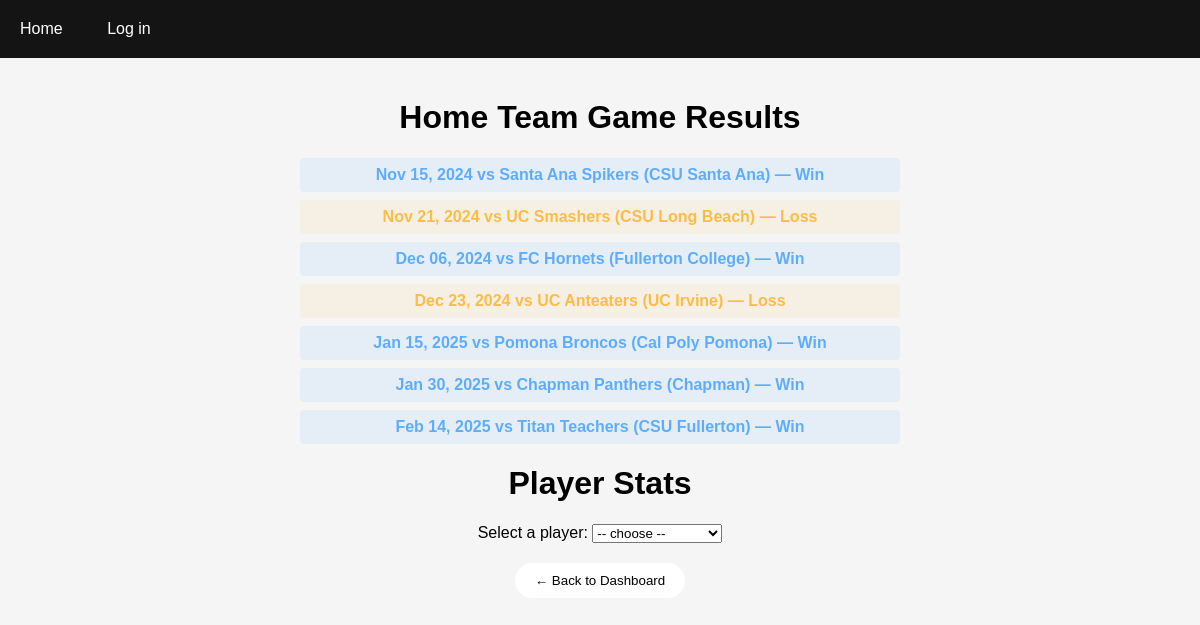
The page / on the database its author committed.
### tables this page shows
CREATE TABLE GameStats (
    gameID INT(10) UNSIGNED NOT NULL PRIMARY KEY AUTO_INCREMENT,
    teamID INT(10) UNSIGNED NOT NULL,
    opponentID INT(10) UNSIGNED NOT NULL,
    gameDate DATE NOT NULL,
    result VARchar(100) NOT NULL,

    FOREIGN KEY (teamID) REFERENCES HomeTeam(teamID) ON DELETE CASCADE,
    FOREIGN KEY (opponentID) REFERENCES OpponentTeam(opponentID) ON DELETE CASCADE
);

CREATE TABLE OpponentTeam (
    opponentID INT(10) UNSIGNED NOT NULL PRIMARY KEY AUTO_INCREMENT,
    teamName VARCHAR(100) NOT NULL,
    schoolName VARCHAR(100) NOT NULL
);

### components/viewGameData.php (the view, shortened to what this page needs)
<?php
$databaseConnect = new mysqli(DB_HOST, USER_NAME, USER_PASS, DB_NAME);
$homeTeamID = 1;
$sqlGames = "
    SELECT g.gameID, g.gameDate, o.teamName, o.schoolName, g.result
    FROM GameStats g
    JOIN OpponentTeam o ON g.opponentID = o.opponentID
    WHERE g.teamID = ?
    ORDER BY g.gameDate ASC
";
$stmt = $databaseConnect->prepare($sqlGames);
$stmt->bind_param('i', $homeTeamID);
$stmt->execute();
$games = $stmt->get_result()->fetch_all(MYSQLI_ASSOC);
$query = '
SELECT *
FROM SetStats
ORDER BY gameID ASC
';
$stmt = $databaseConnect->prepare($query);
$stmt->execute();
$result = $stmt->get_result();
$sets = $result->fetch_all();
$setObj = (object)[];
foreach($sets as $set) {
   $setData = (object)[
      'setNumber' => $set[1],
      'setTimeMins' => $set[2],
      'setTimeSecs' => $set[3],
      'homeScore' => $set[4],
      'oppScore' => $set[5],
    ];
  $gameID = $set[0];
  if (!isset($setObj->$gameID)) {
    $setObj->$gameID = array($setData);
  } else {
    array_push($setObj->$gameID, $setData);
  }
}
?>
<!DOCTYPE html>
<html lang="en">
<head>
</head>
<body>
  <div class="content">
    <h1>Home Team Game Results</h1>
    <?php if (empty($games)): ?>
      <p>No games found.</p>
    <?php else: ?>
      <ul class="game-list">
        <?php foreach ($games as $g):
            $id = $g['gameID'];
            $gameSets = $setObj->$id;
            $homeScore = 0;
            $oppScore = 0;
            foreach ($gameSets as $set) {
              $homeScore += $set->homeScore;
              $oppScore += $set->oppScore;
            }
            $gameResult = ($homeScore == $oppScore
              ? 'tie'
              : $homeScore > $oppScore)
                ? 'win'
                : 'loss';
          ?>
          <li class="<?= $gameResult ?> game" onclick="openGame(event)" value=<?=$g['gameID']?>>
            <?= date('M d, Y', strtotime($g['gameDate'])) ?>
            vs <?= htmlspecialchars($g['teamName']) ?> (<?= htmlspecialchars($g['schoolName']) ?>)
            — <?= ucfirst(htmlspecialchars($gameResult)) ?>
          </li>
        <?php endforeach; ?>
      </ul>
    <?php endif; ?>
    <h1>Player Stats</h1>
    <form method="get">
      <label for="playerID">Select a player:</label>
      <select name="playerID" id="playerID" onchange="this.form.submit()">
        <option value="">-- choose --</option>
      </select>
    </form>
    <div class="page-buttons">
      <form action="index.php" method="get">
        <button type="submit">← Back to Dashboard</button>
      </form>
    </div>
  </div>
</body>
</html>

### global.css (style rules this page uses)
* { box-sizing: border-box; }
body { margin: 0; height: 100vh; font-family: Arial, sans-serif; background-color: #f5f5f5; }

### components/viewGameData.php (style rules this page uses)
.content { text-align: center; }
.game-list { list-style: none; padding: 0; max-width: 600px; margin: 20px auto; }
.game-list li { margin: 8px 0; padding: 8px 12px; border-radius: 4px; font-weight: bold; opacity: 0.7; user-select: none; }
.game-list li.win { background: rgba(30,144,255,0.1); color: #1e90ff; }
.game-list li.loss { background: rgba(255,165,0,0.1); color: #ffa500; }
.page-buttons { display: flex; justify-content: center; gap: 20px; margin-block: 20px; }
.page-buttons button { border: none; background: white; border-radius: 50px; padding: 10px 20px; cursor: pointer; }

### index.php (style rules this page uses)
.page-buttons { display: flex; justify-content: center; gap: 20px; margin-block: 20px; }
.page-buttons button { border: none; background: white; border-radius: 50px; padding: 10px 20px; cursor: pointer; }

### rows shown on the page
gamestats: $g['gameID'] 1 (drawn), gameDate "Nov 15, 2024", opponentID.teamName "Santa Ana Spikers", opponentID.schoolName "CSU Santa Ana", gameResult "Win"
gamestats: $g['gameID'] 2 (drawn), gameDate "Nov 21, 2024", opponentID.teamName "UC Smashers", opponentID.schoolName "CSU Long Beach", gameResult "Loss"
gamestats: $g['gameID'] 3 (drawn), gameDate "Dec 06, 2024", opponentID.teamName "FC Hornets", opponentID.schoolName "Fullerton College", gameResult "Win"
gamestats: $g['gameID'] 4 (drawn), gameDate "Dec 23, 2024", opponentID.teamName "UC Anteaters", opponentID.schoolName "UC Irvine", gameResult "Loss"
gamestats: $g['gameID'] 5 (drawn), gameDate "Jan 15, 2025", opponentID.teamName "Pomona Broncos", opponentID.schoolName "Cal Poly Pomona", gameResult "Win"
gamestats: $g['gameID'] 6 (drawn), gameDate "Jan 30, 2025", opponentID.teamName "Chapman Panthers", opponentID.schoolName "Chapman", gameResult "Win"
gamestats: $g['gameID'] 7 (drawn), gameDate "Feb 14, 2025", opponentID.teamName "Titan Teachers", opponentID.schoolName "CSU Fullerton", gameResult "Win"

### other values the page prints
$userOption "Log in"
